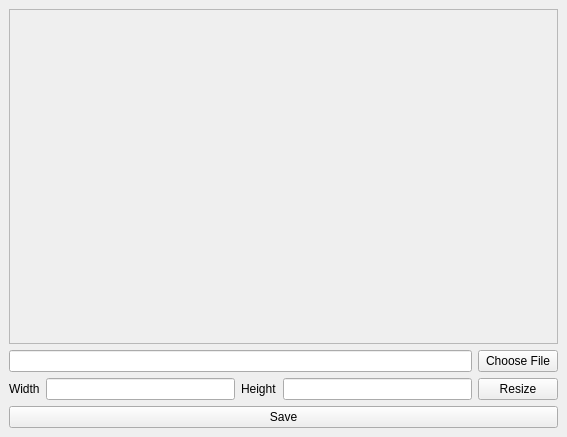
<?xml version="1.0" encoding="UTF-8"?>
<ui version="4.0">
 <class>MainWindow</class>
 <widget class="QMainWindow" name="MainWindow">
  <property name="geometry">
   <rect>
    <x>0</x>
    <y>0</y>
    <width>567</width>
    <height>437</height>
   </rect>
  </property>
  <property name="windowTitle">
   <string>Resize Image</string>
  </property>
  <widget class="QWidget" name="centralwidget">
   <layout class="QGridLayout" name="gridLayout">
    <item row="2" column="1">
     <widget class="QLineEdit" name="widthInput"/>
    </item>
    <item row="2" column="3">
     <widget class="QLineEdit" name="heightInput"/>
    </item>
    <item row="2" column="4">
     <widget class="QPushButton" name="resizeButton">
      <property name="text">
       <string>Resize</string>
      </property>
     </widget>
    </item>
    <item row="2" column="2">
     <widget class="QLabel" name="label_2">
      <property name="text">
       <string>Height</string>
      </property>
     </widget>
    </item>
    <item row="2" column="0">
     <widget class="QLabel" name="label">
      <property name="text">
       <string>Width</string>
      </property>
     </widget>
    </item>
    <item row="0" column="0" colspan="5">
     <widget class="QScrollArea" name="scrollArea">
      <property name="widgetResizable">
       <bool>true</bool>
      </property>
      <widget class="QWidget" name="scrollAreaWidgetContents">
       <property name="geometry">
        <rect>
         <x>0</x>
         <y>0</y>
         <width>547</width>
         <height>324</height>
        </rect>
       </property>
       <layout class="QGridLayout" name="gridLayout_2">
        <item row="0" column="0">
         <widget class="QLabel" name="imgLabel">
          <property name="text">
           <string/>
          </property>
         </widget>
        </item>
       </layout>
      </widget>
     </widget>
    </item>
    <item row="1" column="4">
     <widget class="QPushButton" name="chooseFileBtn">
      <property name="text">
       <string>Choose File</string>
      </property>
     </widget>
    </item>
    <item row="1" column="0" colspan="4">
     <widget class="QLineEdit" name="openFileInput"/>
    </item>
    <item row="3" column="0" colspan="5">
     <widget class="QPushButton" name="saveButton">
      <property name="text">
       <string>Save</string>
      </property>
     </widget>
    </item>
   </layout>
  </widget>
 </widget>
 <resources/>
 <connections/>
</ui>
